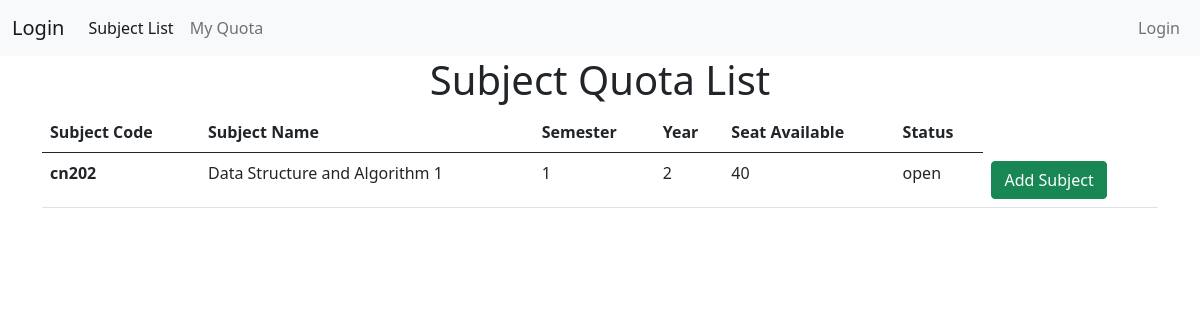
Page /subject_list on the earlier database version.
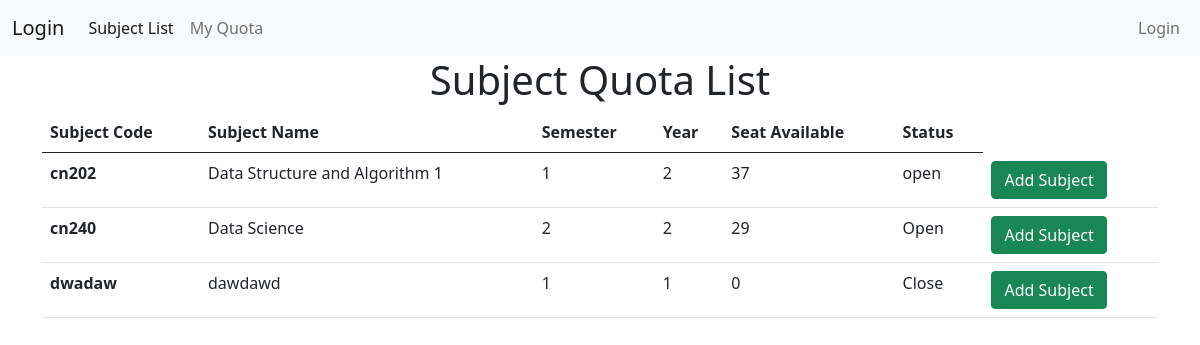
Same page on the later database version.
### quota/models.py (models this page shows, shortened)
class Subject(models.Model):
    subjectCode = models.CharField(max_length=10)
    subjectName = models.CharField(max_length=50)
    semester = models.IntegerField()
    year = models.IntegerField()
    seatAvailable = models.IntegerField()
    status = models.CharField(max_length=10)

### quota/views.py (the view)
# urls.py: path('subject_list', views.subject_list),
def subject_list(request):
    all_subject = Subject.objects.all()
    return render(request, 'subject_list.html', {
        "all_subject": all_subject,
    })

### quota/templates/subject_list.html (shortened to what this page needs)
{% extends "base.html" %}
{% block content %}
    <h1 class="container" style="text-align: center;">Subject Quota List</h1>
    <table class="table">
        <thead>
          <tr>
            <th scope="col">Subject Code</th>
            <th scope="col">Subject Name</th>
            <th scope="col">Semester</th>
            <th scope="col">Year</th>
            <th scope="col">Seat Available</th>
            <th scope="col">Status</th>
          </tr>
        </thead>
        <tbody>
            {% for subject in all_subject %}
            <tr>
                <th scope="row">{{subject.subjectCode}}</th>
                <td>{{subject.subjectName}}</td>
                <td>{{subject.semester}}</td>
                <td>{{subject.year}}</td>
                <td>{{subject.seatAvailable}}</td>
                <td>{{subject.status}}</td>
                <td><a href="/add_subject/{{subject.subjectCode}}" class="btn btn-success">Add Subject</a></td>
            </tr>
            {% endfor %}
        </tbody>
      </table>
{% endblock  %}

Differences in the rows shown:
changed Subject "cn202": seatAvailable "40" → "37"
added Subject: subjectCode "cn240", subjectName "Data Science", semester "2", year "2", seatAvailable "29", status "Open"
added Subject: subjectCode "dwadaw", subjectName "dawdawd", semester "1", year "1", seatAvailable "0", status "Close"
